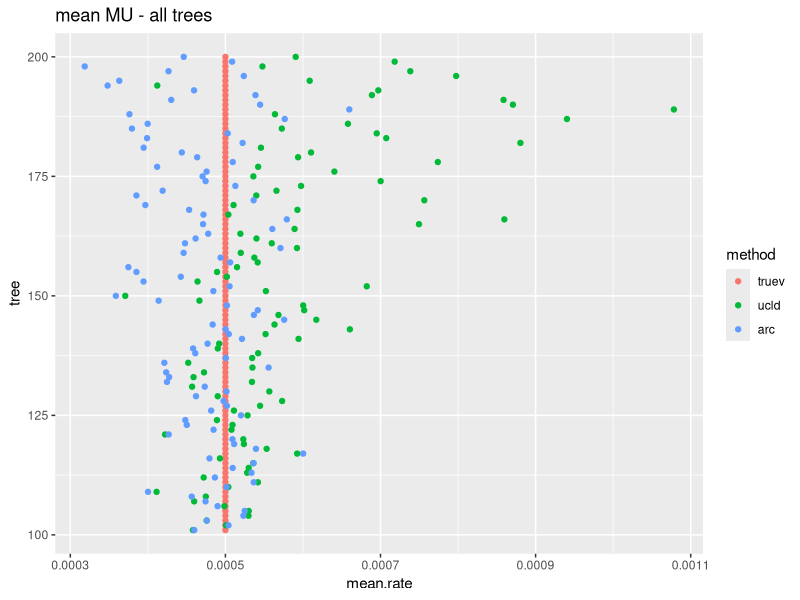
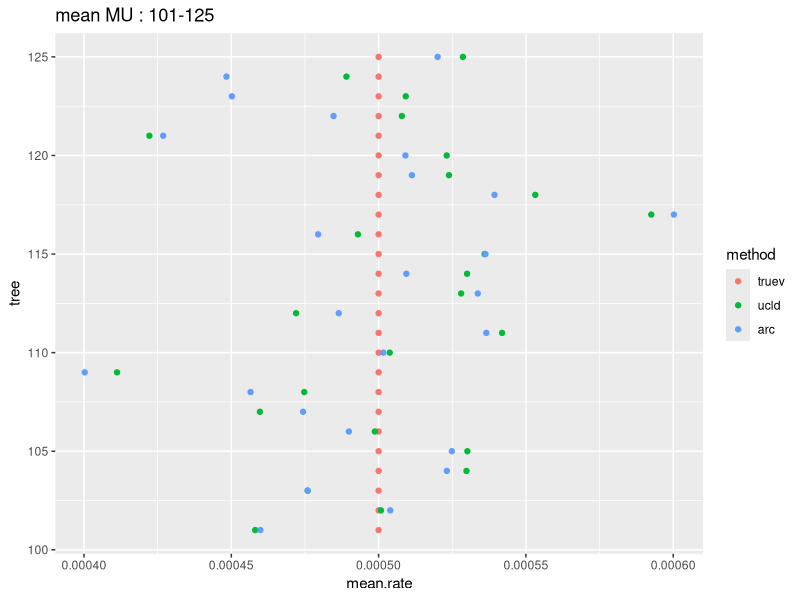
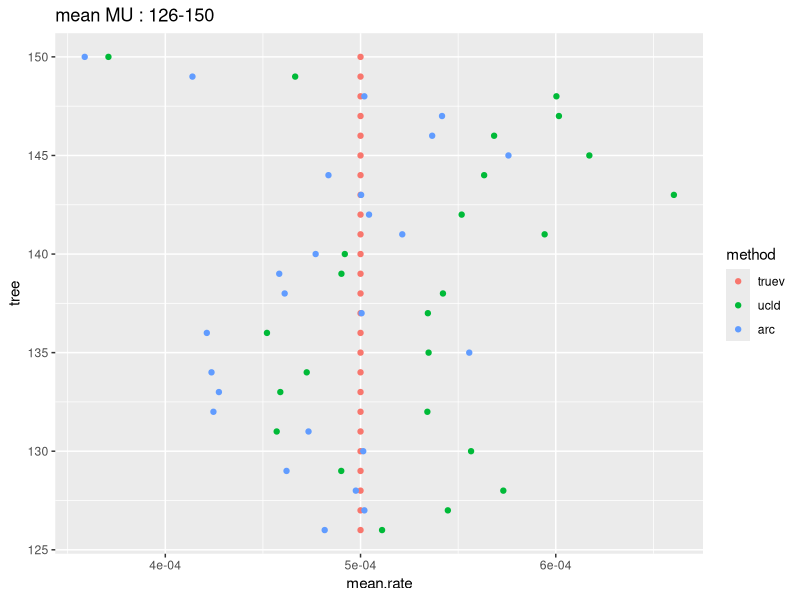
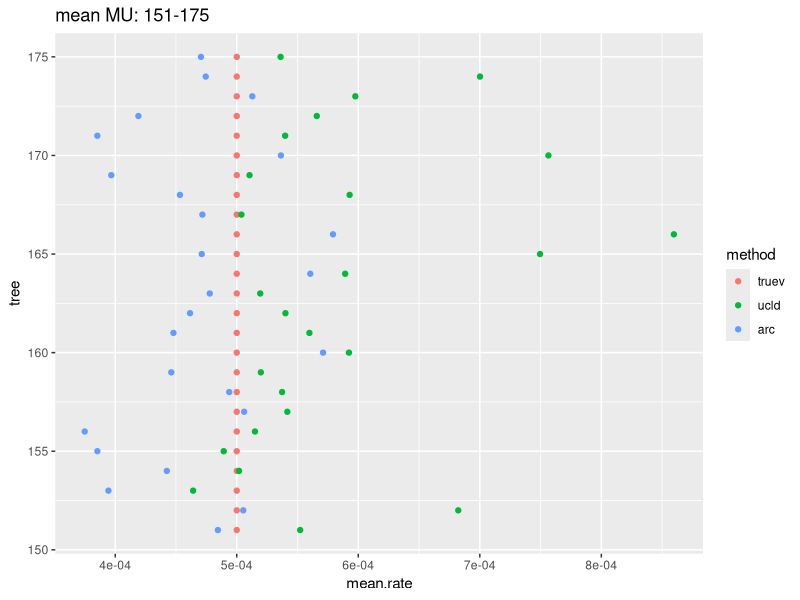
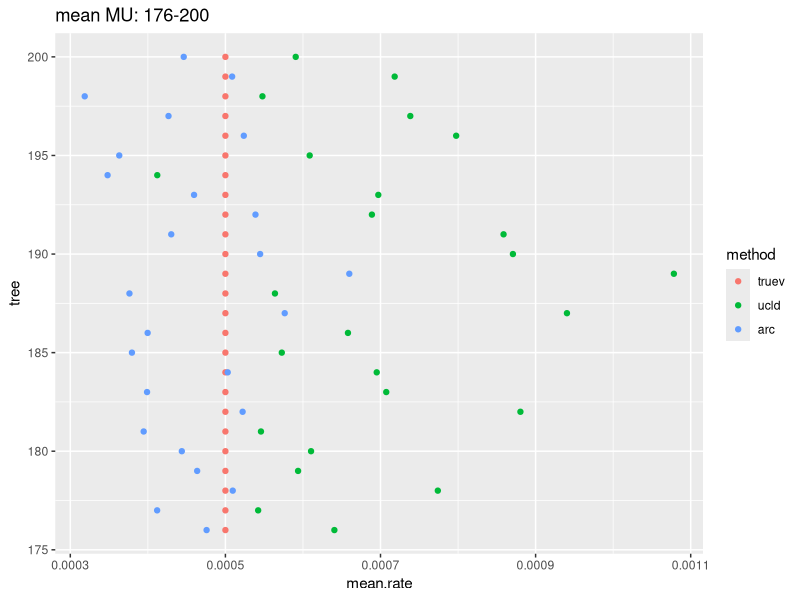
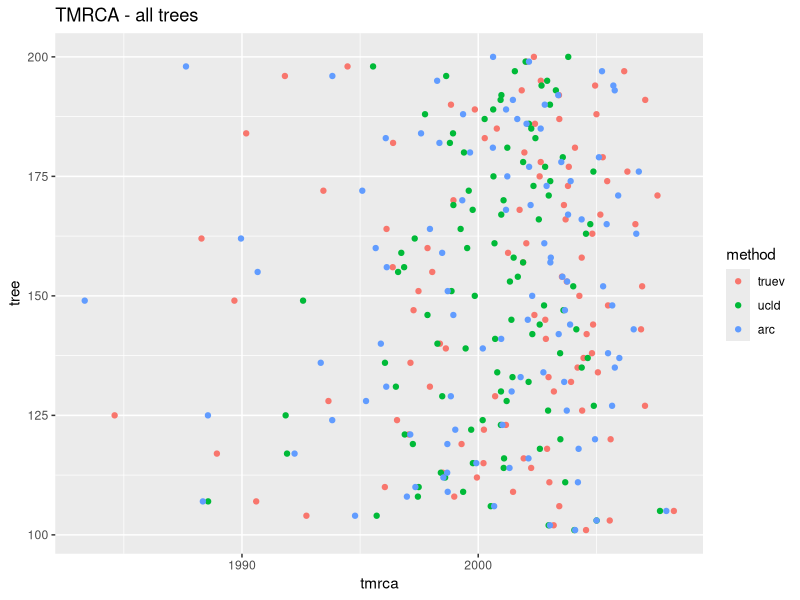
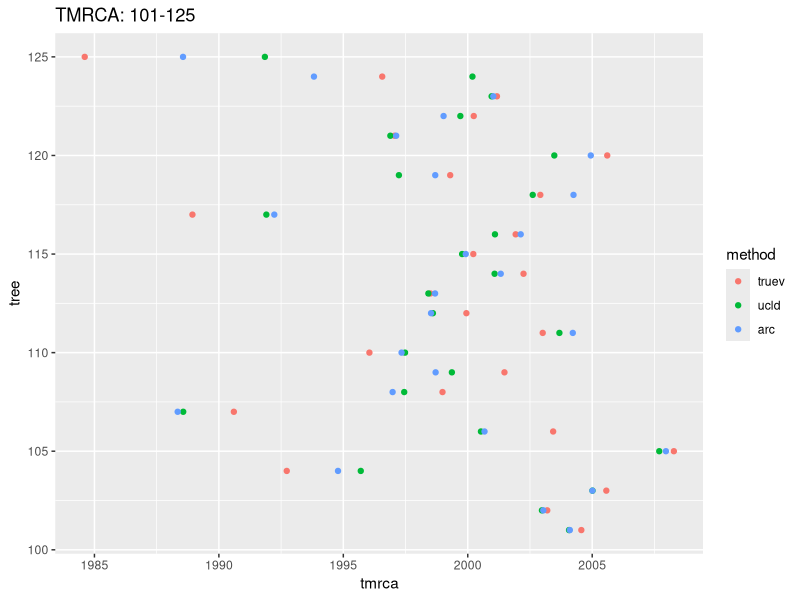
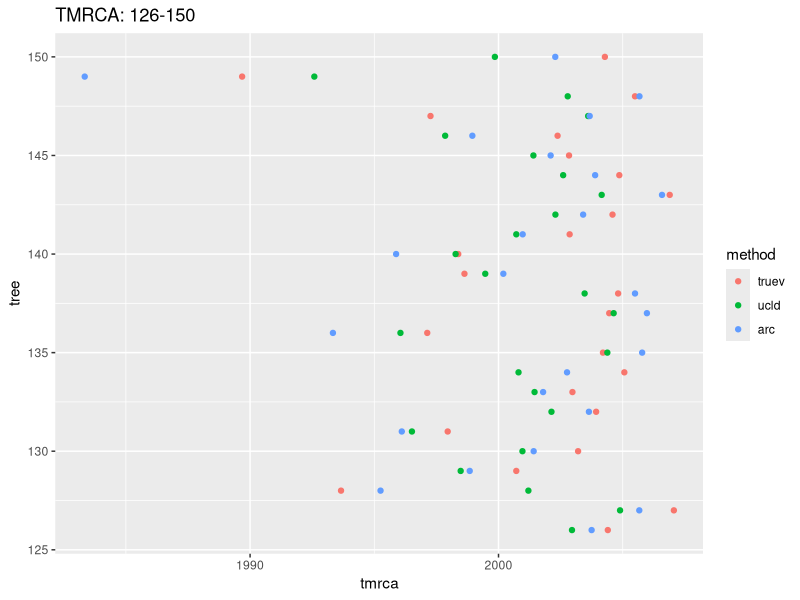

Write the R code that produced these figures, in order.
# Assumption: all stat files have 100 entries corresponding to trees 101..200

library(ggplot2)
library(reshape)

ucld.rates <- read.csv("../ucld/stats_rates.csv", header = TRUE)
arc.rates <-  read.csv("../arc/stats_rates.csv", header = TRUE)


df.rates <- data.frame(matrix(ncol=0,nrow=100))
df.rates$tree <- seq(101,200)
df.rates$truev <- 0.0005
df.rates$ucld <- ucld.rates$urate.mean
df.rates$arc <- arc.rates$arate.mean


df.rates <- melt(df.rates, id=c("tree"))
names(df.rates) <- c("tree","method","mean.rate")
df.rates$tree <- as.numeric(as.character(df.rates$tree))


png("rates.alltrees.png")
ggplot(df.rates, aes(x = mean.rate, y = tree, colour = method)) +
  geom_point() + ggtitle("mean MU - all trees")
dev.off()

png("rates.trees_101_125.png")
ggplot(df.rates[df.rates$tree < 126,], aes(x = mean.rate, y = tree, colour = method)) +
  geom_point() + ggtitle("mean MU : 101-125")
dev.off()

png("rates.trees_126_150.png")
ggplot(df.rates[df.rates$tree > 125 & df.rates$tree < 151,], aes(x = mean.rate, y = tree, colour = method)) +
  geom_point() + ggtitle("mean MU : 126-150")
dev.off()

png("rates.trees_151_175.png")
ggplot(df.rates[df.rates$tree > 150 & df.rates$tree < 176,], aes(x = mean.rate, y = tree, colour = method)) +
  geom_point() + ggtitle("mean MU: 151-175")
dev.off()

png("rates.trees_176_200.png")
ggplot(df.rates[df.rates$tree > 175 ,], aes(x = mean.rate, y = tree, colour = method)) +
  geom_point() + ggtitle("mean MU: 176-200")
dev.off()

### tmrca

tmrca.all <- read.csv("../seqs01/all-true-tmrca.tab", header = FALSE)[[1]]
ucld.tmrca <- read.csv("../ucld/stats_tmrca.csv", header = TRUE)
arc.tmrca <-  read.csv("../arc/stats_tmrca.csv", header = TRUE)

df.tmrca <- data.frame(matrix(ncol=0,nrow=100))
df.tmrca$tree <- seq(101,200)
df.tmrca$truev <- tmrca.all
df.tmrca$ucld <- ucld.tmrca$utmrca.mean
df.tmrca$arc <- arc.tmrca$atmrca.mean

df.tmrca <- melt(df.tmrca, id=c("tree"))
names(df.tmrca) <- c("tree","method","tmrca")

png("tmrca.alltrees.png")
ggplot(df.tmrca, aes(x = tmrca, y = tree, colour = method)) +
  geom_point() + ggtitle("TMRCA - all trees")
dev.off()

png("tmrca.trees_101_125.png")
ggplot(df.tmrca[df.tmrca$tree < 126,], aes(x = tmrca, y = tree, colour = method)) +
  geom_point() + ggtitle("TMRCA: 101-125")
dev.off()

png("tmrca.trees_126_150.png")
ggplot(df.tmrca[df.tmrca$tree > 125 & df.tmrca$tree < 151,], aes(x = tmrca, y = tree, colour = method)) +
  geom_point() + ggtitle("TMRCA: 126-150")
dev.off()

png("tmrca.trees_151_175.png")
ggplot(df.tmrca[df.tmrca$tree > 150 & df.tmrca$tree < 176,], aes(x = tmrca, y = tree, colour = method)) +
  geom_point() + ggtitle("TMRCA: 151-175")
dev.off()

png("tmrca.trees_176_200.png")
ggplot(df.tmrca[df.tmrca$tree > 175 ,], aes(x = tmrca, y = tree, colour = method)) +
  geom_point() + ggtitle("TMRCA: 176-200")
dev.off()
